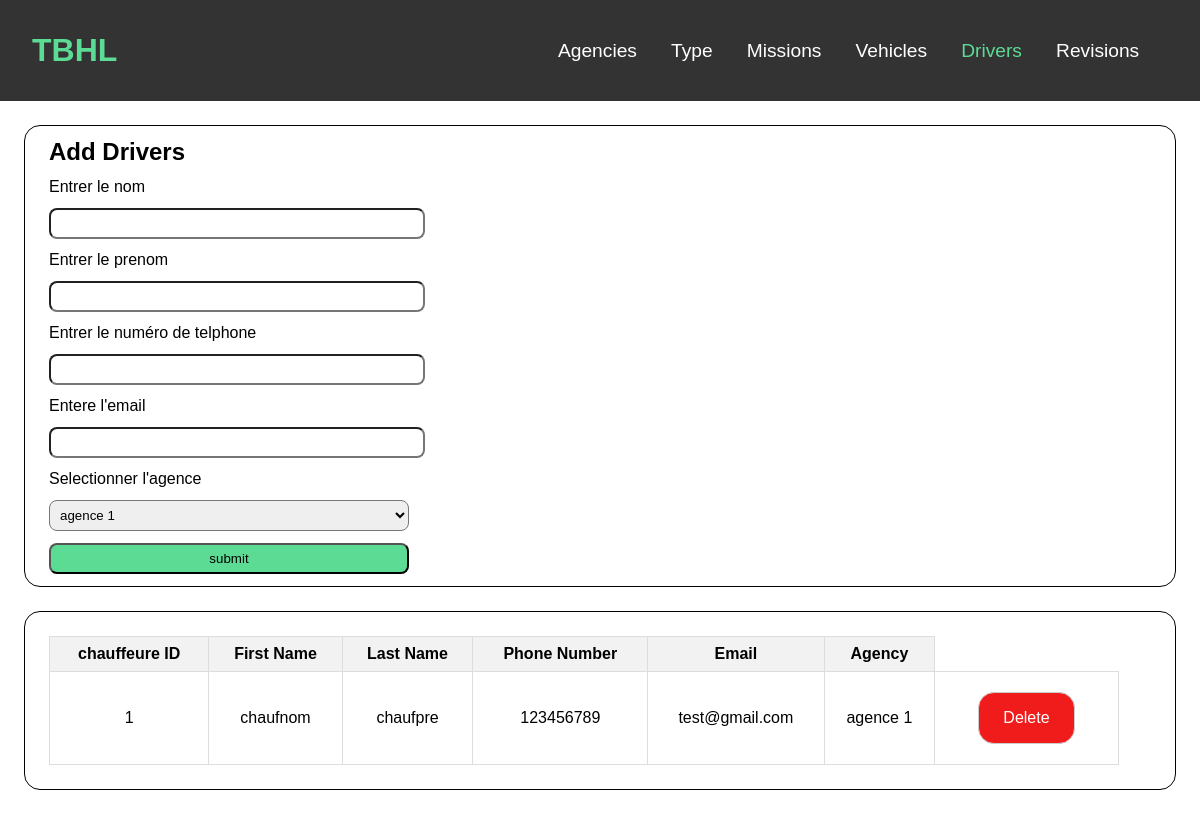
The app's page /chauffeur, older data.
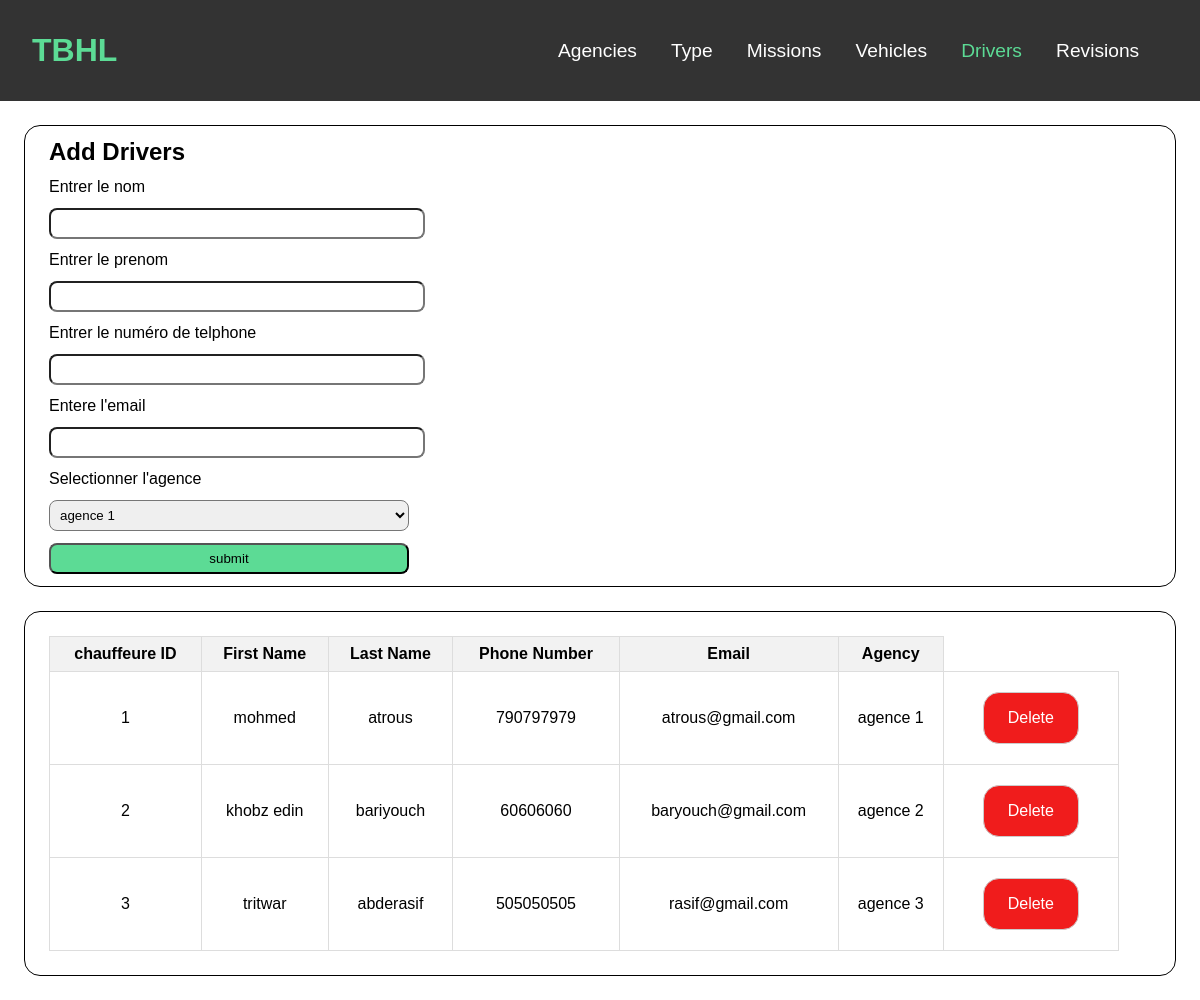
The same page, newer data.
### tables this page shows
CREATE TABLE Chauffeur(
        ChauffeurID INTEGER PRIMARY KEY AUTOINCREMENT,
        Nom TEXT NOT NULL,
        Prenom TEXT NOT NULL,
        Telephone INTEGER NOT NULL,
        Email TEXT NOT NULL,
        AgenceID INTEGER NOT NULL,
        FOREIGN KEY(AgenceID) REFERENCES Agence(AgenceID)
    );

CREATE TABLE Agence(
        AgenceID INTEGER PRIMARY KEY AUTOINCREMENT,
        Adresse TEXT NOT NULL
    );

### main.py (the view, shortened to what this page needs)
@app.route("/chauffeur",methods = ['GET' , 'POST'])
def chauffeur():
    agence_list = cursor.execute('SELECT * FROM Agence').fetchall()
    chauffeure_list = cursor.execute('''SELECT Chauffeur.* ,Agence.Adresse
                                     FROM Agence
                                     JOIN  Chauffeur ON Chauffeur.AgenceID = Agence.AgenceID''').fetchall()
    print(chauffeure_list)
    return render_template("cheuffeurmanager.html",agence_list=agence_list,chauffeure_list=chauffeure_list)

### templates/cheuffeurmanager.html (shortened to what this page needs)
<!DOCTYPE html>
<html lang="en">
<head>
    <link type="text/css" rel="stylesheet" href="{{ url_for('static', filename='stylesheet/body.css')}}">
    <link type="text/css" rel="stylesheet" href="{{ url_for('static', filename='stylesheet/appbar.css')}}">
</head>
<body>
    <header>
        <a href="/" id="logo">TBHL</a>
        <nav>
            <ul>
                <li><a href="/agence">Agencies</a></li>
                <li><a href="/type">Type</a></li>
                <li><a href="/mission">Missions</a></li>
                <li><a href="/vehicule">Vehicles</a></li>
                <li><a href="/chauffeur" class="selected">Drivers</a></li>
                <li><a href="/revision">Revisions</a></li>
            </ul>
        </nav>
    </header>
    <div class="add">
        <form method="post">
            <h2>Add Drivers</h2>
            <label>Entrer le nom</label>
            <input type="text" id="name" name="nom" required>
            <label>Entrer le prenom</label>
            <input type="text" id="name" name="prenom" required>
            <label>Entrer le numéro de telphone</label>
            <input type="tel" id="telphone" name="telephone" required>
            <label>Entere l'email</label>
            <input type="email" id="email" name="email" required>
            <label>Selectionner l'agence</label>
            <select id ="agence" name="agence">
                {% for element in agence_list %}
                <option value="{{element[0]}}">{{element[1]}}</option>
                {% endfor %}
            </select>
            <input type="submit" id="sub" value="submit">
        </form>
    </div>
    <div class="list">
        <table>
            <thead>
                <tr>
                    <th>chauffeure ID</th>
                    <th>First Name</th>
                    <th>Last Name</th>
                    <th>Phone Number</th>
                    <th>Email</th>
                    <th>Agency</th>
                </tr>
            </thead>
            <tbody>
                {% for element in chauffeure_list %}
                    <tr>
                        <td>{{ element[0] }}</td>
                        <td>{{ element[1] }}</td>
                        <td>{{ element[2] }}</td>
                        <td>{{ element[3] }}</td>
                        <td>{{ element[4] }}</td>
                        <td>{{ element[6] }}</td>
                        <td>
                            <a href="/chauffeur/sup:{{element[0]}}">Delete</a>
                        </td>
                    </tr>
                {% endfor %}
            </tbody>
        </table>
    </div>
</body>
</html>

### static/stylesheet/body.css (style rules this page uses)
* { margin: 0; padding: 0; }
.add ,.list { margin: 2vw; border: 0.1rem solid black; border-radius: 1rem; }
.add * { margin: 1vw; display: block; }
.add input, .add select { padding: 0.5vw; border-radius: 0.5rem; width: 30vw; box-shadow: none; }
#sub { background-color: #5cdb95; }
.list { padding: 1vw; }
.list * { margin: 1vw; }
table { width: 95%; border-collapse: collapse; }
th, td { border: 1px solid #ddd; padding: 0.5rem; text-align: center; }
th { background-color: #f2f2f2; }
td a { display: inline-block; text-decoration: none; padding: 2vh 2vw; border: 1px solid #ccc; border-radius: 1rem; background-color: #f01c1c; color: #fff; transition: 0.2s ease-in-out; }

### static/stylesheet/appbar.css (style rules this page uses)
* { margin: 0; padding: 0; font-family: sans-serif; }
header { background-color: #333; color: #fff; padding: 4vh; display: flex; justify-content: space-between; align-items: center; }
#logo { font-size: 200%; font-weight: 900; color: #5cdb95; text-decoration: none; }
nav { font-size: 120%; }
nav a { color: inherit; text-decoration: none; transition: 0.25s ease; }
nav ul { list-style: none; margin: 0 0.75em; }
nav li { display: inline-block; margin-right: 10px; margin: 0 0.75em; }
.selected { color: #5cdb95; }

Row changes from the older to the newer data that the page shows:
changed Chauffeur "agence 1": Nom "chaufnom" → "mohmed"; Prenom "chaufpre" → "atrous"; Telephone "123456789" → "790797979"; Email "test@gmail.com" → "atrous@gmail.com"
added Chauffeur: ChauffeurID "2", Nom "khobz edin", Prenom "bariyouch", Telephone "60606060", Email "baryouch@gmail.com", Adresse "agence 2"
added Chauffeur: ChauffeurID "3", Nom "tritwar", Prenom "abderasif", Telephone "505050505", Email "rasif@gmail.com", Adresse "agence 3"
